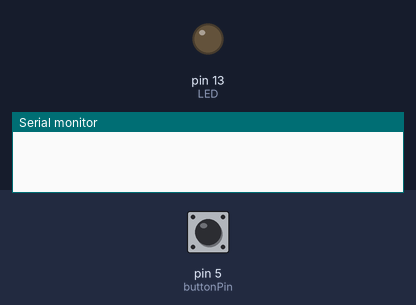
The sketch below on a simulated Arduino Uno, built with avr-gcc and run on an emulated ATmega328P. On the bench: output pins drawn as LEDs (lit = HIGH), the last lines printed to the serial monitor. Inputs (shaded band) come from the test bench; at power-on: pin 5 (buttonPin) LOW. Pins used as bus, display or sensor lines are not drawn.

Above: at 1.2 s.
1.3 s: pin 5 (buttonPin) pulled HIGH for 0.15 s
At 2.3 s:
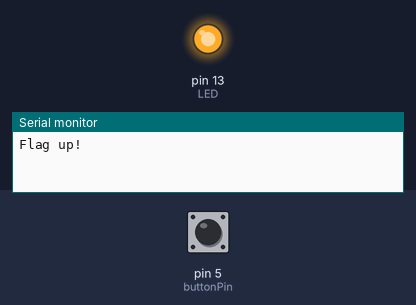
2.9 s: pin 5 (buttonPin) pulled HIGH for 1 s
At 3.5 s:
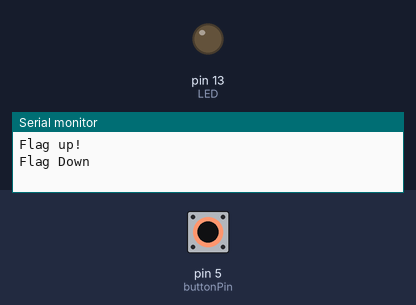
5.4 s: pin 5 (buttonPin) pulled HIGH for 3.2 s
At 6.6 s:
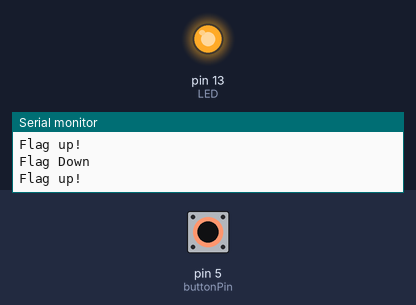
Timing chart, 0 to 8.4 s (numbered marks = the images above; inputs shaded):
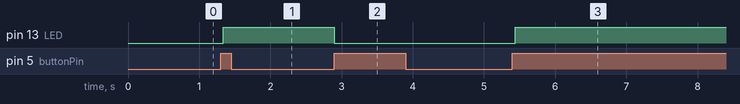

The sketch:

mailbox_flag_test.ino
```cpp
/*
 * This sketch can be used to test the mailbox hardware
 * Attach a switch to pins 5 and 3V3
 * Each press of the switch should toggle the flag between up and down positions
 *
 * Complete project details at http://jimandnoreen.com
 */

// pin used to control the servo
#define SERVO_PIN 11

// Flag's up position, in pulse duration
// You may need to tweak this
#define FLAG_UP 1500

// Flag's down position, in pulse duration
// You may need to tweak this
#define FLAG_DOWN 500

#define LED 13 // Attach external LED to pin 13 if desired

const int buttonPin = 5;    // Flag test button
int ledState = LOW;         // the current state of the output pin
int buttonState = LOW;  // variable for reading the pushbutton status
int lastButtonState = LOW;   // the previous reading from the input pin
int flagPosition = 0;

void setup() {

  // start the serial connection
  Serial.begin(115200);

  pinMode(SERVO_PIN, OUTPUT);

  // write flag to down position
  moveServo(FLAG_DOWN);
  flagPosition = 0; //Down

  pinMode(LED, OUTPUT);
  pinMode(buttonPin, INPUT);

  lastButtonState = digitalRead(buttonPin);
  // turn LED off:
  digitalWrite(LED, LOW);
}

void loop() {
  // read the state of the pushbutton value:
  buttonState = digitalRead(buttonPin);

  // If the switch changed, due to noise or pressing:
  if (buttonState != lastButtonState) {
    if (buttonState == HIGH){
      toggleFlag();
    }
  }
  lastButtonState = buttonState;
}
void toggleFlag() {
  if (flagPosition == 0) {
      Serial.println("Flag up!");
      // move flag up
      moveServo(FLAG_UP);
      flagPosition = 1;
      // turn LED on:
      digitalWrite(LED, HIGH);
  }
  else {
      Serial.println("Flag Down");
      // turn LED off:
      digitalWrite(LED, LOW);
      moveServo(FLAG_DOWN);
      flagPosition = 0;
  }
}

// The reason we're not just using Servo.h is that the Radiohead library
// and servo library both use timer 1.  We could modify one of these libraries
// to use timer 3 instead but for this simple up/down application it's less
// fuss to just do it in software.

void moveServo(int lenMicroSecondsOfPulse) {
  int lenMicroSecondsOfPeriod   = 20 * 1000; // 20 milliseconds (ms)
  // Servos work by sending a 20 ms pulse.
  // 1.0 ms at the start of the pulse will turn the servo to the 0 degree position
  // 1.5 ms at the start of the pulse will turn the servo to the 90 degree position
  // 2.0 ms at the start of the pulse will turn the servo to the 180 degree position
  // Turn pin high to start the period and pulse

  // The servo up and down positions tend to drift if we dont send each positioning pulse multiple times
  // You may need to increase or decrease this value
  int numPulses = 10; // Number of positioning pulses to send
  int pulseCtr = 0;

  while (pulseCtr < numPulses) {
    digitalWrite(SERVO_PIN, HIGH);

    // Delay for the length of the pulse
    delayMicroseconds(lenMicroSecondsOfPulse);

    // Turn the voltage low for the remainder of the pulse
    digitalWrite(SERVO_PIN, LOW);

    // Delay this loop for the remainder of the period so we don't
    // send the next signal too soon or too late
    delayMicroseconds(lenMicroSecondsOfPeriod - lenMicroSecondsOfPulse);
    pulseCtr++;
  }
}
```

Measured:
- after the input at 1.3 s, pin 13 (LED): LOW → HIGH at once
- after the input at 2.9 s, pin 13 (LED): HIGH → LOW at once
- after the input at 5.4 s, pin 13 (LED): LOW → HIGH at once
